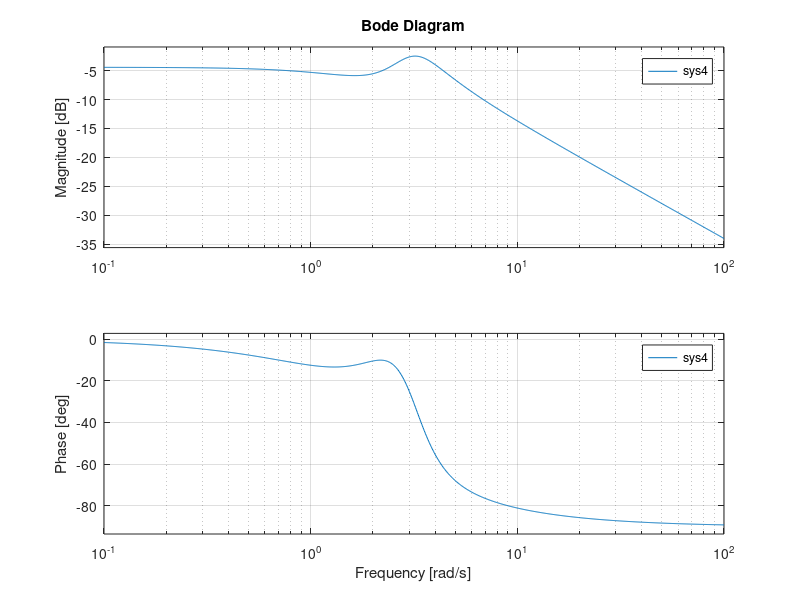
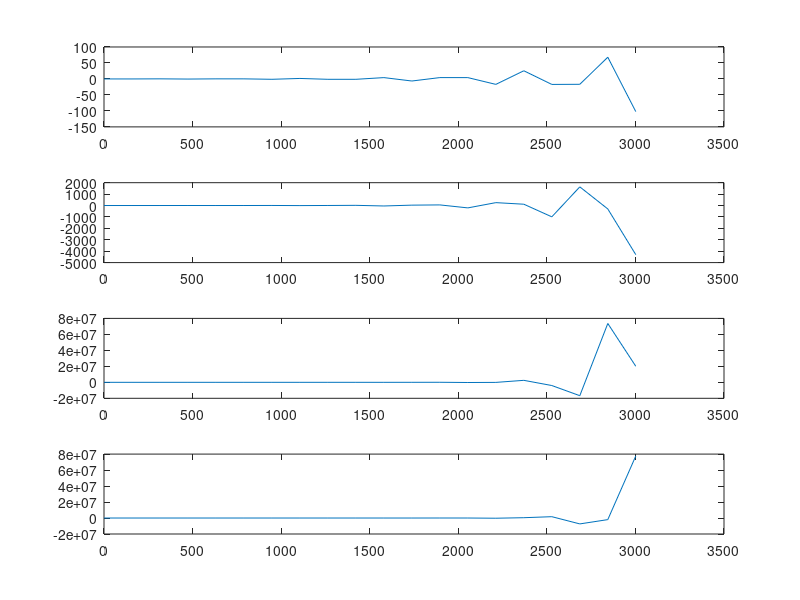
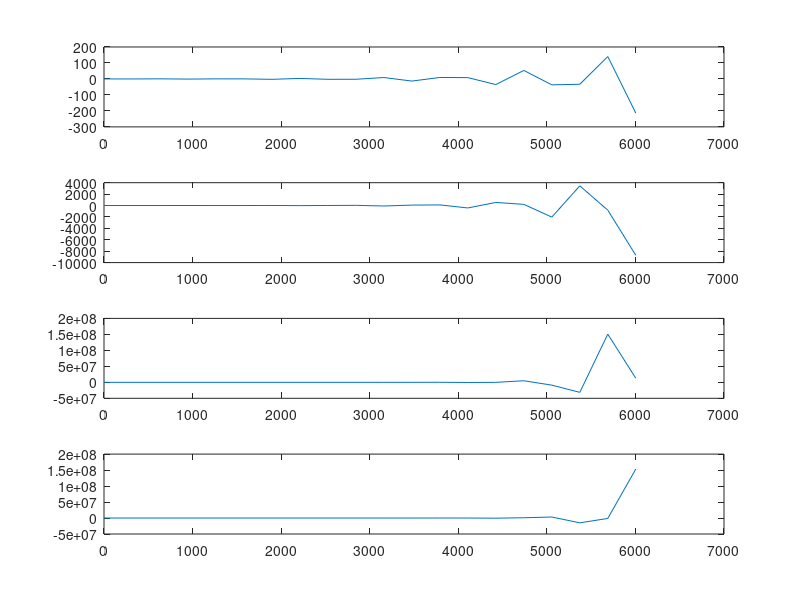
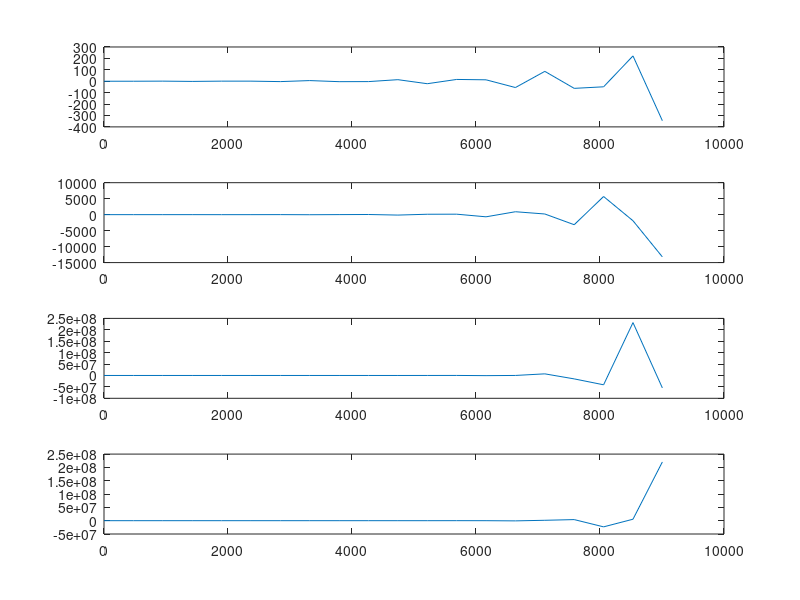

These figures' MATLAB source, in order:
close all
clear all
figure

subplot(2,2,1);
n1=[1,-1];
d1=[1,2,2];
sys1=tf(n1,d1);bode(sys1);

subplot(2,2,2);
n2=[1,5];
d2=[1,2,3];
sys2=tf(n2,d2);
bode(sys2);

subplot(2,2,3);
n3=[2,5,12];
d3=[1,2,10];
sys3=tf(n3,d3);
bode(sys3);

subplot(2,2,4)
n4=[2,5,12];
d4=conv([1,2,10],[1,2]);
sys4=tf(n4,d4);
bode(sys4);


for ii=1:3
   figure
   fi=158*ii;
   t=linspace(0,0.002*pi,20);
   x=sin(2*pi*fi*t);
   
   subplot(4,1,1);
   sys1=tf(n1,d1,fi);
   [y1,t1]=lsim(sys1,x);
   plot(t1,y1);
   
   subplot(4,1,2);
   sys2=tf(n2,d2,fi);
   [y2,t2]=lsim(sys2,x);
   plot(t2,y2);
   
   subplot(4,1,3);
   sys3=tf(n3,d3,fi);
   [y3,t3]=lsim(sys3,x);
   plot(t3,y3);
   
   subplot(4,1,4);
   sys4=tf(n4,d4,fi);
   [y4,t4]=lsim(sys4,x);
   plot(t4,y4);
   
end



